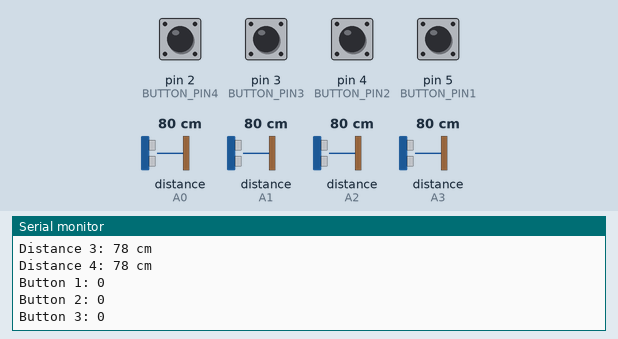
Recording of a sketch running on a simulated Arduino Uno, built with avr-gcc and run on an emulated ATmega328P. On the bench: the last lines printed to the serial monitor. Wiring (inferred from the names in the program): 4 × ultrasonic range finder: trigger pin 8, echo A0 / trigger pin 9, echo A1 / trigger pin 10, echo A2 / trigger pin 11, echo A3. Inputs (shaded band) come from the test bench; at power-on: pin 2 (BUTTON_PIN4), pin 3 (BUTTON_PIN3), pin 4 (BUTTON_PIN2), pin 5 (BUTTON_PIN1) LOW, distance to the obstacle (sensors on A0, A1, A2, A3) 80 cm. The echo pulse lasts 58.3 µs per cm.

Above: at 1.3 s.
1.4 s: distance to the obstacle (sensor on A0) set to 2 cm
At 1.6 s:
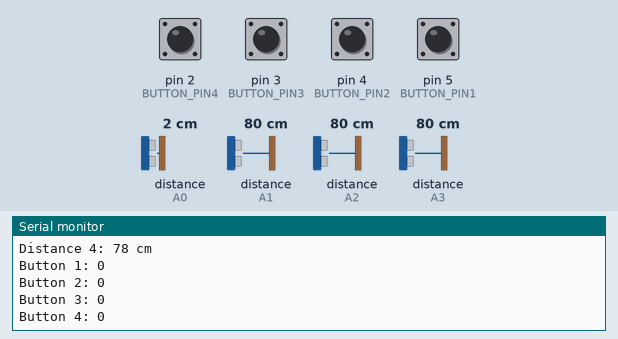
2.9 s: distance to the obstacle (sensor on A1) set to 250 cm
6.1 s: distance to the obstacle (sensor on A2) set to 2 cm
7.6 s: distance to the obstacle (sensor on A3) set to 18 cm
10.8 s: pin 2 (BUTTON_PIN4) pulled HIGH for 0.7 s
At 11.56 s:
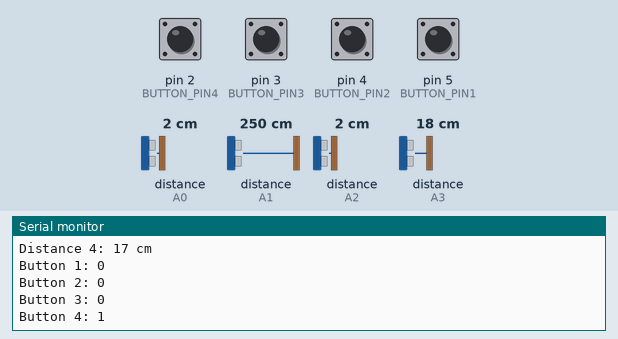
13.0 s: pin 3 (BUTTON_PIN3) pulled HIGH for 0.7 s
Timing chart, 0 to 16.0 s (numbered marks = the images above; inputs shaded):
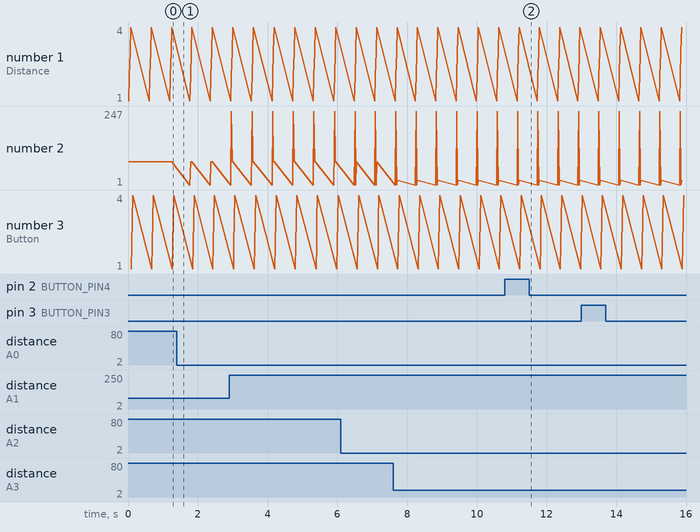

Measured:
- after the input at 10.8 s, the serial monitor: prints a new line after 0.47 s (image 2)
- plotted number 2: 78 → 17 after the input at 7.6 s

The sketch:

lab_code1-2.2_4UltraZvukDatchika_.ino
```cpp
const int PIN_TRIG = 8; // Задаем пин триггера первого ультразвукового датчика
const int PIN_ECHO = A0; // Задаем пин эхо первого ультразвукового датчика
const int PIN_TRIG_2 = 9; // Задаем пин триггера второго ультразвукового датчика
const int PIN_ECHO_2 = A1; // Задаем пин эхо второго ультразвукового датчика
const int PIN_TRIG_3 = 10; // Задаем пин триггера третьего ультразвукового датчика
const int PIN_ECHO_3 = A2; // Задаем пин эхо третьего ультразвукового датчика
const int PIN_TRIG_4 = 11; // Задаем пин триггера четвертого ультразвукового датчика
const int PIN_ECHO_4 = A3; // Задаем пин эхо четвертого ультразвукового датчика
const int BUTTON_PIN1 = 5; // Задаем пин для первой кнопки
const int BUTTON_PIN2 = 4; // Задаем пин для второй кнопки
const int BUTTON_PIN3 = 3; // Задаем пин для третьей кнопки
const int BUTTON_PIN4 = 2; // Задаем пин для четвертой кнопки


// Функция для измерения расстояния
unsigned long measureDistance(int PIN_TRIG, int PIN_ECHO) {
digitalWrite(PIN_TRIG, LOW); // Устанавливаем пин триггера в низкий уровень
delayMicroseconds(2); // Задержка на 2 микросекунды
digitalWrite(PIN_TRIG, HIGH); // Устанавливаем пин триггера в высокий уровень
delayMicroseconds(10); // Задержка на 10 микросекунд
digitalWrite(PIN_TRIG, LOW); // Устанавливаем пин триггера в низкий уровень

unsigned long duration = pulseIn(PIN_ECHO, HIGH); // Измеряем длительность импульса на пине эхо
unsigned long distance = duration * 0.034 / 2; // Рассчитываем расстояние на основе времени

return distance; // Возвращаем расстояние
}

void setup() {
// Инициализация пинов для ультразвуковых датчиков и кнопок
pinMode(PIN_TRIG, OUTPUT);
pinMode(PIN_ECHO, INPUT);
pinMode(PIN_TRIG_2, OUTPUT);
pinMode(PIN_ECHO_2, INPUT);
pinMode(PIN_TRIG_3, OUTPUT);
pinMode(PIN_ECHO_3, INPUT);
pinMode(PIN_TRIG_4, OUTPUT);
pinMode(PIN_ECHO_4, INPUT);
pinMode(BUTTON_PIN1, INPUT);
pinMode(BUTTON_PIN2, INPUT);
pinMode(BUTTON_PIN3, INPUT);
pinMode(BUTTON_PIN4, INPUT);

Serial.begin(9600); // Инициализация последовательного порта

}

void loop() {
// Измерение расстояний и считывание состояний кнопок
unsigned long distance1 = measureDistance(PIN_TRIG, PIN_ECHO);
unsigned long distance2 = measureDistance(PIN_TRIG_2, PIN_ECHO_2);
unsigned long distance3 = measureDistance(PIN_TRIG_3, PIN_ECHO_3);
unsigned long distance4 = measureDistance(PIN_TRIG_4, PIN_ECHO_4);

int buttonState1 = digitalRead(BUTTON_PIN1);
int buttonState2 = digitalRead(BUTTON_PIN2);
int buttonState3 = digitalRead(BUTTON_PIN3);
int buttonState4 = digitalRead(BUTTON_PIN4);

// Вывод расстояний в монитор последовательного порта
Serial.print("Distance 1: ");
Serial.print(distance1);
Serial.println(" cm");

Serial.print("Distance 2: ");
Serial.print(distance2);
Serial.println(" cm");

Serial.print("Distance 3: ");
Serial.print(distance3);
Serial.println(" cm");

Serial.print("Distance 4: ");
Serial.print(distance4);
Serial.println(" cm");

// Вывод состояний кнопок
Serial.print("Button 1: ");
Serial.println(buttonState1);

Serial.print("Button 2: ");
Serial.println(buttonState2);

Serial.print("Button 3: ");
Serial.println(buttonState3);

Serial.print("Button 4: ");
Serial.println(buttonState4);

// Задержка между измерениями
delay(500);
}
```
